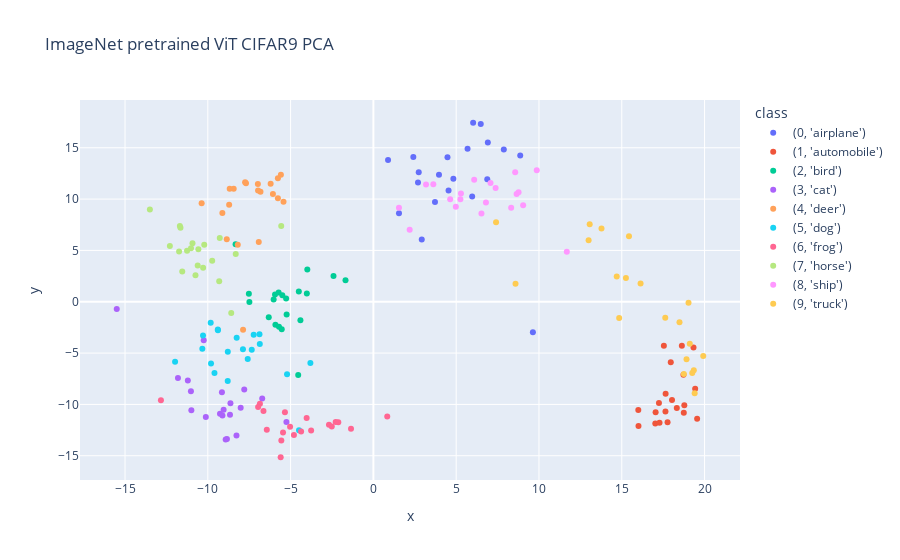

The cell this chart's notebook holds for it:
### Markdown cell above
#### Feature visualization by PCA

### Code cell
from sklearn.decomposition import PCA

pca = PCA()
components = pca.fit_transform(X)

df_embed = pd.DataFrame(components)
df_embed = df_embed.rename(columns={0: 'x', 1: 'y'})
df_embed = df_embed.assign(label=y)
fig = px.scatter(
    df_embed,
    x='x',
    y='y',
    color='label',
    labels={'label': 'class'},
    title='ImageNet pretrained ViT CIFAR9 PCA',
)
fig.show()

### Figure 1 — Plotly figure (JSON) as saved in the notebook; plotly's stock layout.template omitted (floating-point values rounded to 4 significant figures)
{"data": [{"hovertemplate": "class=(0, 'airplane')<br>x=%{x}<br>y=%{y}<extra></extra>", "legendgroup": "(0, 'airplane')", "marker": {"color": "#636efa", "symbol": "circle"}, "mode": "markers", "name": "(0, 'airplane')", "orientation": "v", "showlegend": true, "type": "scatter", "x": [0.8843, 9.632, 1.545, 8.867, 4.539, 2.412, 4.474, 4.829, 3.96, 5.965, 2.694, 3.719, 5.686, 7.876, 6.911, 6.484, 6.023, 2.92, 6.877, 2.737], "xaxis": "x", "y": [13.8, -2.965, 8.63, 14.24, 10.83, 14.11, 14.06, 11.97, 12.36, 10.24, 11.61, 9.707, 14.89, 14.83, 15.5, 17.31, 17.43, 6.057, 11.93, 12.61], "yaxis": "y"}, {"hovertemplate": "class=(1, 'automobile')<br>x=%{x}<br>y=%{y}<extra></extra>", "legendgroup": "(1, 'automobile')", "marker": {"color": "#EF553B", "symbol": "circle"}, "mode": "markers", "name": "(1, 'automobile')", "orientation": "v", "showlegend": true, "type": "scatter", "x": [17.96, 17.65, 17.54, 18.75, 18.72, 17.24, 18.03, 17.02, 16.01, 19.55, 18.32, 16.0, 19.33, 17.04, 18.63, 19.43, 17.76, 18.78, 17.64, 17.28], "xaxis": "x", "y": [-5.894, -8.95, -4.288, -10.81, -7.115, -9.873, -9.572, -11.85, -12.11, -11.39, -10.34, -10.55, -4.467, -10.77, -4.297, -8.481, -11.75, -10.09, -10.68, -11.78], "yaxis": "y"}, {"hovertemplate": "class=(2, 'bird')<br>x=%{x}<br>y=%{y}<extra></extra>", "legendgroup": "(2, 'bird')", "marker": {"color": "#00cc96", "symbol": "circle"}, "mode": "markers", "name": "(2, 'bird')", "orientation": "v", "showlegend": true, "type": "scatter", "x": [-5.27, -4.02, -4.541, -3.991, -5.499, -5.722, -4.408, -5.702, -5.537, -7.521, -6.32, -5.917, -5.941, -2.408, -6.024, -4.504, -1.684, -8.322, -5.24, -7.489], "xaxis": "x", "y": [0.3241, 0.8075, -7.146, 3.136, 0.6349, 0.8975, -1.814, -2.435, -2.673, 0.7739, -1.523, -2.23, 0.7055, 2.513, 0.2211, 0.9928, 2.098, 5.597, -1.232, -0.02444], "yaxis": "y"}, {"hovertemplate": "class=(3, 'cat')<br>x=%{x}<br>y=%{y}<extra></extra>", "legendgroup": "(3, 'cat')", "marker": {"color": "#ab63fa", "symbol": "circle"}, "mode": "markers", "name": "(3, 'cat')", "orientation": "v", "showlegend": true, "type": "scatter", "x": [-8.268, -8.844, -11.21, -9.264, -10.99, -9.116, -11.02, -6.715, -10.12, -5.253, -8.634, -8.66, -8.015, -10.25, -15.5, -9.046, -8.922, -9.148, -7.799, -11.8], "xaxis": "x", "y": [-13.04, -13.38, -7.666, -10.91, -10.57, -11.09, -8.709, -9.431, -11.23, -11.72, -9.883, -11.01, -10.33, -3.746, -0.7181, -10.52, -13.43, -8.813, -8.558, -7.427], "yaxis": "y"}, {"hovertemplate": "class=(4, 'deer')<br>x=%{x}<br>y=%{y}<extra></extra>", "legendgroup": "(4, 'deer')", "marker": {"color": "#FFA15A", "symbol": "circle"}, "mode": "markers", "name": "(4, 'deer')", "orientation": "v", "showlegend": true, "type": "scatter", "x": [-8.191, -7.696, -6.068, -7.871, -8.856, -6.206, -5.587, -5.768, -8.711, -5.427, -8.437, -7.748, -6.82, -8.678, -10.37, -6.923, -6.965, -5.767, -6.976, -9.121], "xaxis": "x", "y": [5.55, 11.54, 10.5, -2.728, 6.083, 11.48, 12.36, 12.03, 9.438, 9.735, 11.01, 11.63, 10.72, 11.0, 9.583, 5.819, 10.84, 10.08, 11.47, 8.638], "yaxis": "y"}, {"hovertemplate": "class=(5, 'dog')<br>x=%{x}<br>y=%{y}<extra></extra>", "legendgroup": "(5, 'dog')", "marker": {"color": "#19d3f3", "symbol": "circle"}, "mode": "markers", "name": "(5, 'dog')", "orientation": "v", "showlegend": true, "type": "scatter", "x": [-8.798, -7.878, -8.257, -9.395, -7.59, -7.23, -9.826, -4.492, -9.39, -8.793, -9.806, -7.347, -5.215, -10.33, -6.88, -10.29, -3.805, -11.98, -9.598, -6.861], "xaxis": "x", "y": [-7.726, -4.626, -3.513, -2.698, -5.569, -3.218, -2.046, -12.53, -2.772, -4.87, -6.006, -4.688, -7.066, -4.584, -3.159, -3.286, -5.965, -5.845, -6.931, -4.128], "yaxis": "y"}, {"hovertemplate": "class=(6, 'frog')<br>x=%{x}<br>y=%{y}<extra></extra>", "legendgroup": "(6, 'frog')", "marker": {"color": "#FF6692", "symbol": "circle"}, "mode": "markers", "name": "(6, 'frog')", "orientation": "v", "showlegend": true, "type": "scatter", "x": [-5.559, -2.683, -5.031, -4.366, -12.83, -1.352, -6.438, -2.12, -2.514, -3.76, -5.458, -6.853, -6.962, -4.8, 0.8361, -5.343, -2.279, -5.6, -4.031, -6.638], "xaxis": "x", "y": [-13.51, -11.97, -12.17, -12.64, -9.607, -12.36, -12.48, -11.75, -12.16, -12.55, -12.75, -9.937, -10.26, -12.97, -11.17, -10.77, -11.72, -15.15, -11.32, -10.65], "yaxis": "y"}, {"hovertemplate": "class=(7, 'horse')<br>x=%{x}<br>y=%{y}<extra></extra>", "legendgroup": "(7, 'horse')", "marker": {"color": "#B6E880", "symbol": "circle"}, "mode": "markers", "name": "(7, 'horse')", "orientation": "v", "showlegend": true, "type": "scatter", "x": [-10.61, -9.278, -10.57, -8.313, -11.65, -9.311, -11.69, -9.735, -10.22, -10.28, -8.585, -10.93, -10.75, -12.29, -11.25, -13.5, -11.73, -11.54, -11.02, -5.567], "xaxis": "x", "y": [3.537, 6.2, 5.102, 4.639, 7.2, 2.007, 7.379, 3.99, 5.551, 3.302, -1.104, 5.695, 2.583, 5.422, 4.963, 8.982, 4.895, 2.941, 5.208, 7.386], "yaxis": "y"}, {"hovertemplate": "class=(8, 'ship')<br>x=%{x}<br>y=%{y}<extra></extra>", "legendgroup": "(8, 'ship')", "marker": {"color": "#FF97FF", "symbol": "circle"}, "mode": "markers", "name": "(8, 'ship')", "orientation": "v", "showlegend": true, "type": "scatter", "x": [5.287, 1.544, 6.796, 8.32, 3.179, 3.618, 6.086, 2.19, 7.074, 5.253, 4.637, 8.649, 11.68, 4.979, 8.767, 9.043, 9.866, 6.525, 8.562, 7.38], "xaxis": "x", "y": [10.54, 9.157, 9.674, 9.154, 11.43, 11.45, 11.87, 7.019, 11.56, 9.993, 9.994, 10.5, 4.868, 9.26, 10.66, 9.394, 12.82, 8.606, 12.6, 11.07], "yaxis": "y"}, {"hovertemplate": "class=(9, 'truck')<br>x=%{x}<br>y=%{y}<extra></extra>", "legendgroup": "(9, 'truck')", "marker": {"color": "#FECB52", "symbol": "circle"}, "mode": "markers", "name": "(9, 'truck')", "orientation": "v", "showlegend": true, "type": "scatter", "x": [18.91, 19.35, 18.75, 19.92, 13.0, 14.69, 13.78, 17.63, 15.43, 19.4, 19.11, 13.06, 15.25, 8.583, 18.49, 16.14, 19.26, 14.84, 7.406, 19.03], "xaxis": "x", "y": [-5.598, -6.677, -7.044, -5.276, 5.993, 2.449, 7.127, -1.567, 6.37, -8.921, -4.085, 7.556, 2.315, 1.743, -1.989, 1.788, -6.946, -1.582, 7.731, -0.09969], "yaxis": "y"}], "layout": {"legend": {"title": {"text": "class"}, "tracegroupgap": 0}, "title": {"text": "ImageNet pretrained ViT CIFAR9 PCA"}, "xaxis": {"anchor": "y", "domain": [0, 1], "title": {"text": "x"}}, "yaxis": {"anchor": "x", "domain": [0, 1], "title": {"text": "y"}}}}
